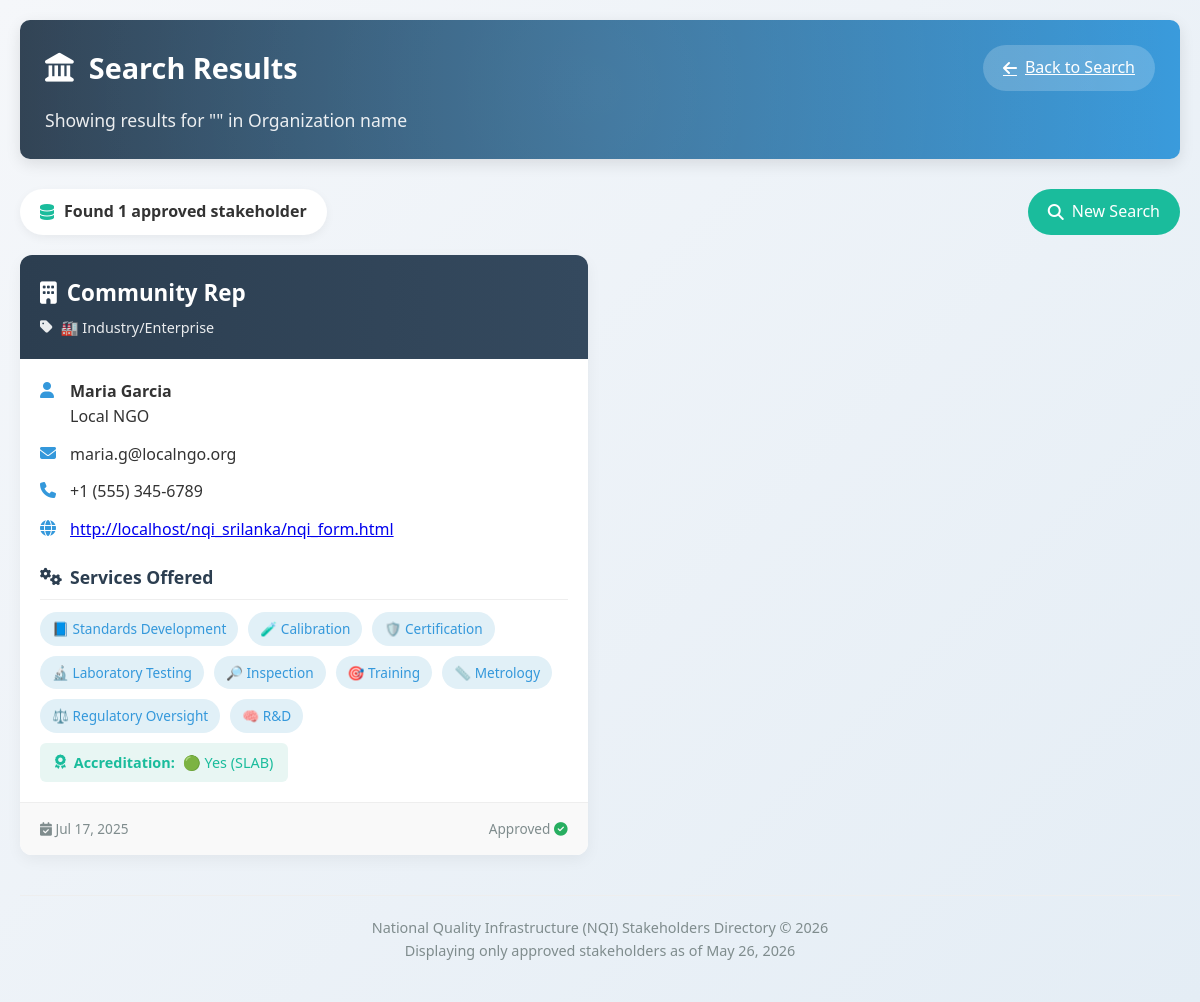
Screenshot of /search.php with the database file from the repository.
### tables this page shows
CREATE TABLE `nqi_stakeholders` (
  `id` int(11) NOT NULL,
  `organization_name` varchar(255) DEFAULT NULL,
  `organization_type` varchar(255) DEFAULT NULL,
  `organization_type_other` varchar(255) DEFAULT NULL,
  `contact_person` varchar(255) DEFAULT NULL,
  `designation` varchar(255) DEFAULT NULL,
  `email` varchar(255) DEFAULT NULL,
  `phone` varchar(100) DEFAULT NULL,
  `website` varchar(255) DEFAULT NULL,
  `core_services` text DEFAULT NULL,
  `services` text DEFAULT NULL,
  `services_other` varchar(255) DEFAULT NULL,
  `accreditation` varchar(255) DEFAULT NULL,
  `accreditation_details` text DEFAULT NULL,
  `compliance_update` varchar(50) DEFAULT NULL,
  `regional_branches` varchar(50) DEFAULT NULL,
  `regional_branch_list` text DEFAULT NULL,
  `comments` text DEFAULT NULL,
  `submitted_at` timestamp NOT NULL DEFAULT current_timestamp(),
  `approval_status` enum('pending','approved','rejected') NOT NULL DEFAULT 'pending',
  `user_id` int(11) DEFAULT NULL
);

### search.php (the view, shortened to what this page needs)
<?php
require_once 'connect.php';
$search = isset($_GET['search']) ? trim($_GET['search']) : '';
$search_field = isset($_GET['field']) ? $_GET['field'] : 'organization_name';
$query = "SELECT * FROM nqi_stakeholders WHERE approval_status = 'approved'";
$result = $conn->query($query);
$total_results = $result ? $result->num_rows : 0;
?>
<!DOCTYPE html>
<html lang="en">
<head>
    <link rel="stylesheet" href="https://cdnjs.cloudflare.com/ajax/libs/font-awesome/6.4.0/css/all.min.css">
</head>
<body>
    <div class="container">
        <header>
            <div class="header-top">
                <h1><i class="fas fa-landmark"></i> Search Results</h1>
                <a href="search.html" class="back-btn">
                    <i class="fas fa-arrow-left"></i> Back to Search
                </a>
            </div>
            <div class="search-info">
                Showing results for "<?php echo htmlspecialchars($search); ?>" in <?php echo htmlspecialchars(ucfirst(str_replace('_', ' ', $search_field))); ?>
            </div>
        </header>
        <div class="stats">
            <div class="result-count">
                <i class="fas fa-database"></i>
                Found <?php echo $total_results; ?> approved stakeholder<?php echo $total_results != 1 ? 's' : ''; ?>
            </div>
            <a href="search.html" class="new-search">
                <i class="fas fa-search"></i> New Search
            </a>
        </div>
        <div class="stakeholders-grid">
            <?php
            if ($total_results > 0) {
                while($row = $result->fetch_assoc()) {
                    $services = !empty($row['services']) ? explode(',', $row['services']) : [];
                    ?>
                    <div class="stakeholder-card" style="animation-delay: <?php echo rand(0, 300); ?>ms">
                        <div class="card-header">
                            <h2 class="org-name"><i class="fas fa-building"></i> <?php echo htmlspecialchars($row['organization_name']); ?></h2>
                            <div class="org-type">
                                <i class="fas fa-tag"></i> <?php echo htmlspecialchars($row['organization_type']); ?>
                            </div>
                        </div>
                        <div class="card-body">
                            <div class="contact-info">
                                <div class="contact-item">
                                    <i class="fas fa-user"></i>
                                    <div>
                                        <strong><?php echo htmlspecialchars($row['contact_person']); ?></strong><br>
                                        <?php echo htmlspecialchars($row['designation']); ?>
                                    </div>
                                </div>
                                <div class="contact-item">
                                    <i class="fas fa-envelope"></i>
                                    <div><?php echo htmlspecialchars($row['email']); ?></div>
                                </div>
                                <div class="contact-item">
                                    <i class="fas fa-phone"></i>
                                    <div><?php echo htmlspecialchars($row['phone']); ?></div>
                                </div>
                                <?php if (!empty($row['website'])): ?>
                                <div class="contact-item">
                                    <i class="fas fa-globe"></i>
                                    <div>
                                        <a href="<?php echo htmlspecialchars($row['website']); ?>" target="_blank">
                                            <?php echo htmlspecialchars($row['website']); ?>
                                        </a>
                                    </div>
                                </div>
                                <?php endif; ?>
                            </div>
                            <div class="services-section">
                                <h3 class="section-title"><i class="fas fa-cogs"></i> Services Offered</h3>
                                <div class="services-list">
                                    <?php foreach ($services as $service): ?>
                                        <?php $service = trim($service); ?>
                                        <?php if (!empty($service)): ?>
                                            <div class="service-badge">
                                                <?php echo htmlspecialchars($service); ?>
                                            </div>
                                        <?php endif; ?>
                                    <?php endforeach; ?>
                                </div>
                            </div>
                            <?php if (!empty($row['accreditation']) && $row['accreditation'] != '🔴 No'): ?>
                                <div class="accreditation-badge">
                                    <i class="fas fa-award"></i>
                                    <strong>Accreditation:</strong> <?php echo htmlspecialchars($row['accreditation']); ?>
                                </div>
                            <?php endif; ?>
                        </div>
                        <div class="card-footer">
                            <div>
                                <i class="fas fa-calendar-check"></i>
                                <?php
                                $date = new DateTime($row['submitted_at']);
                                echo $date->format('M d, Y');
                                ?>
                            </div>
                            <div>
                                Approved <i class="fas fa-check-circle" style="color: var(--success);"></i>
                            </div>
                        </div>
                    </div>
                    <?php
                }
            }
            ?>
        </div>
        <footer>
            <p>National Quality Infrastructure (NQI) Stakeholders Directory &copy; <?php echo date('Y'); ?></p>
            <p>Displaying only approved stakeholders as of <?php echo date('M d, Y'); ?></p>
        </footer>
    </div>
</body>
</html>

### search.php (style rules this page uses)
:root { --primary: #2c3e50; --secondary: #3498db; --accent: #1abc9c; --light: #ecf0f1; --dark: #34495e; --success: #27ae60; }
* { margin: 0; padding: 0; box-sizing: border-box; font-family: 'Segoe UI', Tahoma, Geneva, Verdana, sans-serif; }
body { background: linear-gradient(135deg, #f5f7fa 0%, #e4edf5 100%); color: #333; line-height: 1.6; padding: 20px; min-height: 100vh; }
.container { max-width: 1400px; margin: 0 auto; }
header { background: linear-gradient(to right, var(--primary), var(--secondary)); color: white; padding: 25px; border-radius: 10px; box-shadow: 0 5px 15px rgba(0, 0, 0, 0.1); margin-bottom: 30px; position: relative; overflow: hidden; }
header::before { content: ""; position: absolute; top: -50%; left: -50%; width: 200%; height: 200%; background: radial-gradient(circle, rgba(255,255,255,0.1) 0%, rgba(255,255,255,0) 70%); pointer-events: none; }
.header-top { display: flex; justify-content: space-between; align-items: center; margin-bottom: 15px; }
h1 { font-size: 1.8rem; display: flex; align-items: center; gap: 15px; }
.back-btn { background: rgba(255, 255, 255, 0.2); color: white; border: none; padding: 10px 20px; border-radius: 50px; font-size: 16px; cursor: pointer; transition: all 0.3s; display: flex; align-items: center; gap: 8px; }
.search-info { font-size: 1.1rem; opacity: 0.9; max-width: 800px; }
.stats { display: flex; justify-content: space-between; align-items: center; margin-bottom: 20px; flex-wrap: wrap; gap: 15px; }
.result-count { background: white; padding: 10px 20px; border-radius: 50px; font-weight: 600; box-shadow: 0 3px 10px rgba(0, 0, 0, 0.05); display: flex; align-items: center; gap: 10px; }
.result-count i { color: var(--accent); }
.new-search { background: var(--accent); color: white; border: none; padding: 10px 20px; border-radius: 50px; font-size: 16px; cursor: pointer; transition: all 0.3s; display: flex; align-items: center; gap: 8px; text-decoration: none; }
.stakeholders-grid { display: grid; grid-template-columns: repeat(auto-fill, minmax(380px, 1fr)); gap: 25px; margin-bottom: 40px; }
.stakeholder-card { background: white; border-radius: 12px; overflow: hidden; box-shadow: 0 5px 15px rgba(0, 0, 0, 0.05); transition: all 0.3s ease; display: flex; flex-direction: column; height: 100%; opacity: 0; transform: translateY(20px); animation: fadeInUp 0.5s forwards; }
.card-header { background: linear-gradient(to right, var(--primary), var(--dark)); color: white; padding: 20px; }
.org-name { font-size: 1.4rem; margin-bottom: 5px; display: flex; align-items: center; gap: 10px; }
.org-type { font-size: 0.9rem; opacity: 0.9; display: flex; align-items: center; gap: 8px; }
.card-body { padding: 20px; flex-grow: 1; }
.contact-info { display: flex; flex-direction: column; gap: 12px; margin-bottom: 20px; }
.contact-item { display: flex; align-items: flex-start; gap: 10px; }
.contact-item i { color: var(--secondary); min-width: 20px; padding-top: 3px; }
.services-section { margin-top: 20px; }
.section-title { display: flex; align-items: center; gap: 8px; font-size: 1.1rem; margin-bottom: 12px; padding-bottom: 8px; border-bottom: 1px solid #eee; color: var(--primary); }
.services-list { display: flex; flex-wrap: wrap; gap: 10px; }
.service-badge { background: #e1f0f7; color: var(--secondary); padding: 6px 12px; border-radius: 20px; font-size: 0.85rem; display: flex; align-items: center; gap: 5px; }
.accreditation-badge { background: #e8f6f3; color: var(--accent); padding: 8px 15px; border-radius: 6px; font-size: 0.9rem; display: inline-flex; align-items: center; gap: 8px; margin-top: 10px; }
.card-footer { background: #f9f9f9; padding: 15px 20px; border-top: 1px solid #eee; font-size: 0.85rem; color: #7f8c8d; display: flex; justify-content: space-between; align-items: center; }
footer { text-align: center; padding: 20px; color: #7f8c8d; font-size: 0.9rem; border-top: 1px solid #eee; margin-top: 30px; }

### rows the page displays
nqi_stakeholders: organization_name "Community Rep", organization_type "🏭 Industry/Enterprise", contact_person "Maria Garcia", designation "Local NGO", email "maria.g@localngo.org", phone "+1 (555) 345-6789", website "http://localhost/nqi_srilanka/nqi_form.html", services "📘 Standards Development", services "🧪 Calibration", services "🛡️ Certification", services "🔬 Laboratory Testing", services "🔎 Inspection", services "🎯 Training", services "📏 Metrology", services "⚖️ Regulatory Oversight", services "🧠 R&D", accreditation "🟢 Yes (SLAB)", submitted_at "Jul 17, 2025"

### other values shown
str_replace('_', ' ', $search_field) "Organization name"
$total_results "1"
